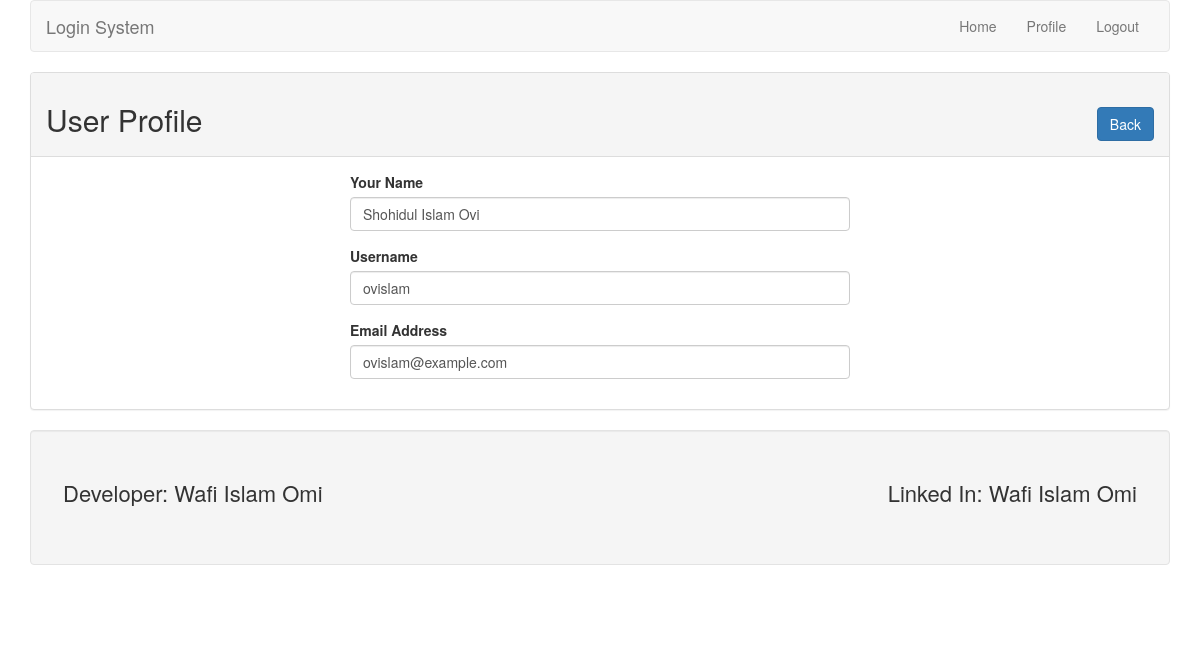
/profile.php?id=10 (signed in), run on the app's committed database.
### tables this page shows
CREATE TABLE `users` (
  `id` int(11) NOT NULL,
  `name` varchar(123) NOT NULL,
  `username` varchar(10) NOT NULL,
  `email` varchar(40) NOT NULL,
  `password` varchar(255) NOT NULL
);

### lib/User.php (called while the page is built, shortened)
<?php
	include_once 'Database.php';
class User
{
	private $db;
	public function __construct()
	{
		$this->db = new Database();
	}
	public function getUserById($id)
	{
		$sql = "SELECT * FROM users WHERE id = :id LIMIT 1 ";
		$query = $this->db->pdo->prepare($sql);
		$query->bindValue(':id',$id);
		$query->execute();
		$result = $query->fetch(PDO::FETCH_OBJ);
		return $result;
	}
}
?>

### lib/Database.php (called while the page is built)
<?php
class Database
{
	private $hostdb="localhost";
	private $userdb="root";
	private $passdb="";
	private $namedb="login";
	public $pdo;
	public function __construct()
	{
		if(!isset($this->pdo))
		{
			try
			{
				$link = new PDO("mysql:host=".$this->hostdb.";dbname=".$this->namedb, $this->userdb, $this->passdb);
				$link->setAttribute(PDO::ATTR_ERRMODE, PDO::ERRMODE_EXCEPTION);
				$link->exec("SET CHARACTER SET utf8");
				$this->pdo = $link;
			}
			catch (PDOException $e)
			{
				die("Failed to Connect with Database".$e->getMessage());
			}
		}
	}
}
?>

### profile.php (the view, shortened to what this page needs)
<?php
	include 'lib/user.php';
	include 'inc/header.php';
 ?>
<?php
	if (isset($_GET['id']))
	{
		$userid = (int)$_GET['id'];
	}
	$user = new User();
?>
	<div class="panel panel-default">
		<div class="panel-heading">
			<h2>User Profile <span class="pull-right"><a class="btn btn-primary" href="index.php">Back</a></span></h2>
		</div>
		<div class="panel-body">
			<div style="max-width: 500px; margin:0 auto;">
<?php
	$userdata = $user->getUserById($userid);
	if ($userdata)
	{
?>
				<form action="" method="post">
					<div class="form-group">
						<label for="name">Your Name</label>
						<input type="text" name="name" id="name" class="form-control" value="<?php echo $userdata->name; ?>" >
					</div>
					<div class="form-group">
						<label for="username">Username</label>
						<input type="text" name="username" id="username" class="form-control" value="<?php echo $userdata->username; ?>">
					</div>
					<div class="form-group">
						<label for="email">Email Address</label>
						<input type="email" name="email" id="email" class="form-control" value="<?php echo $userdata->email; ?>">
					</div>
				</form>
<?php } ?>
			</div>
		</div>
	</div>
<?php include 'inc/footer.php' ?>

### data on the page
users: name "Shohidul Islam Ovi", username "ovislam", email "ovislam@example.com"
